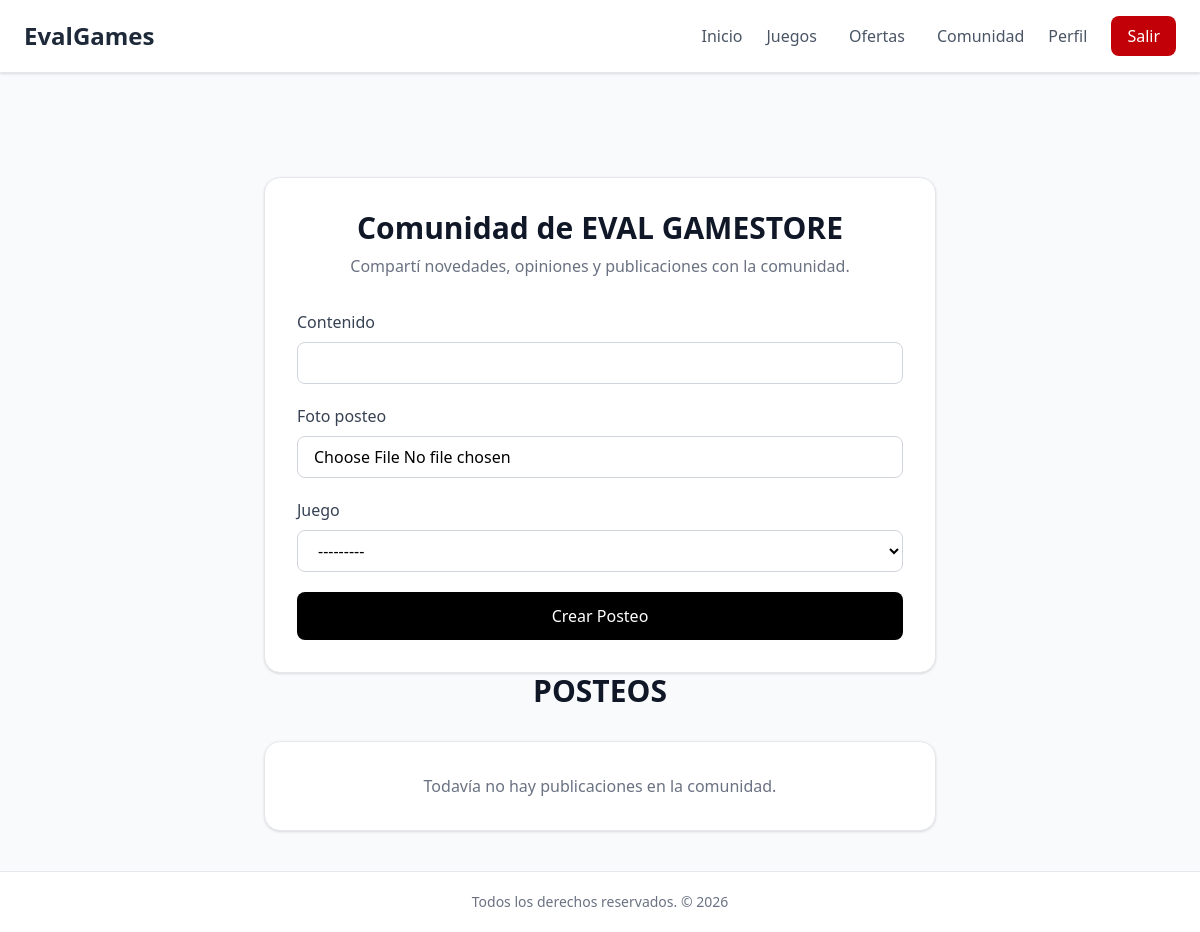
The page /comunidad/ (signed in) on the database as committed earlier.
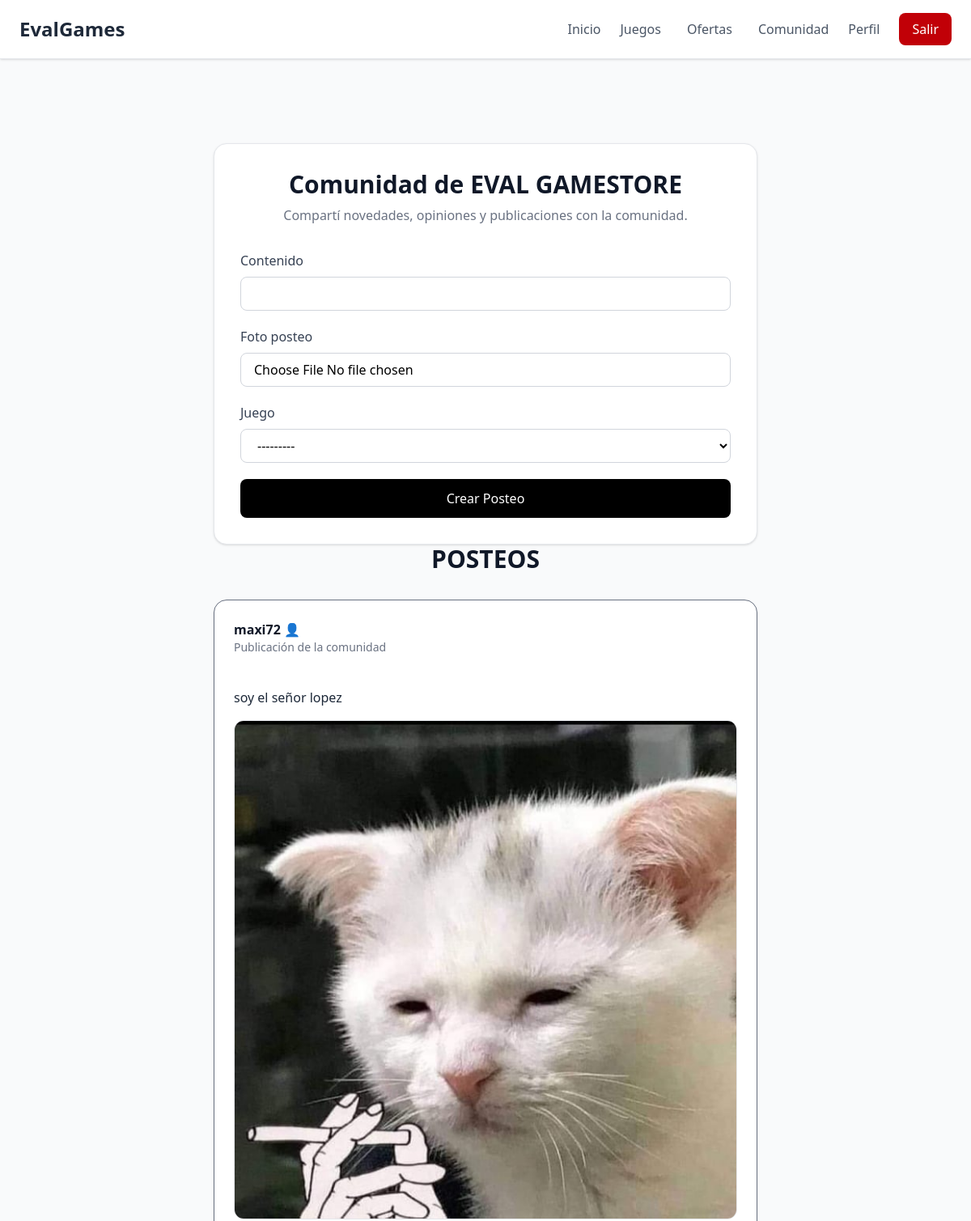
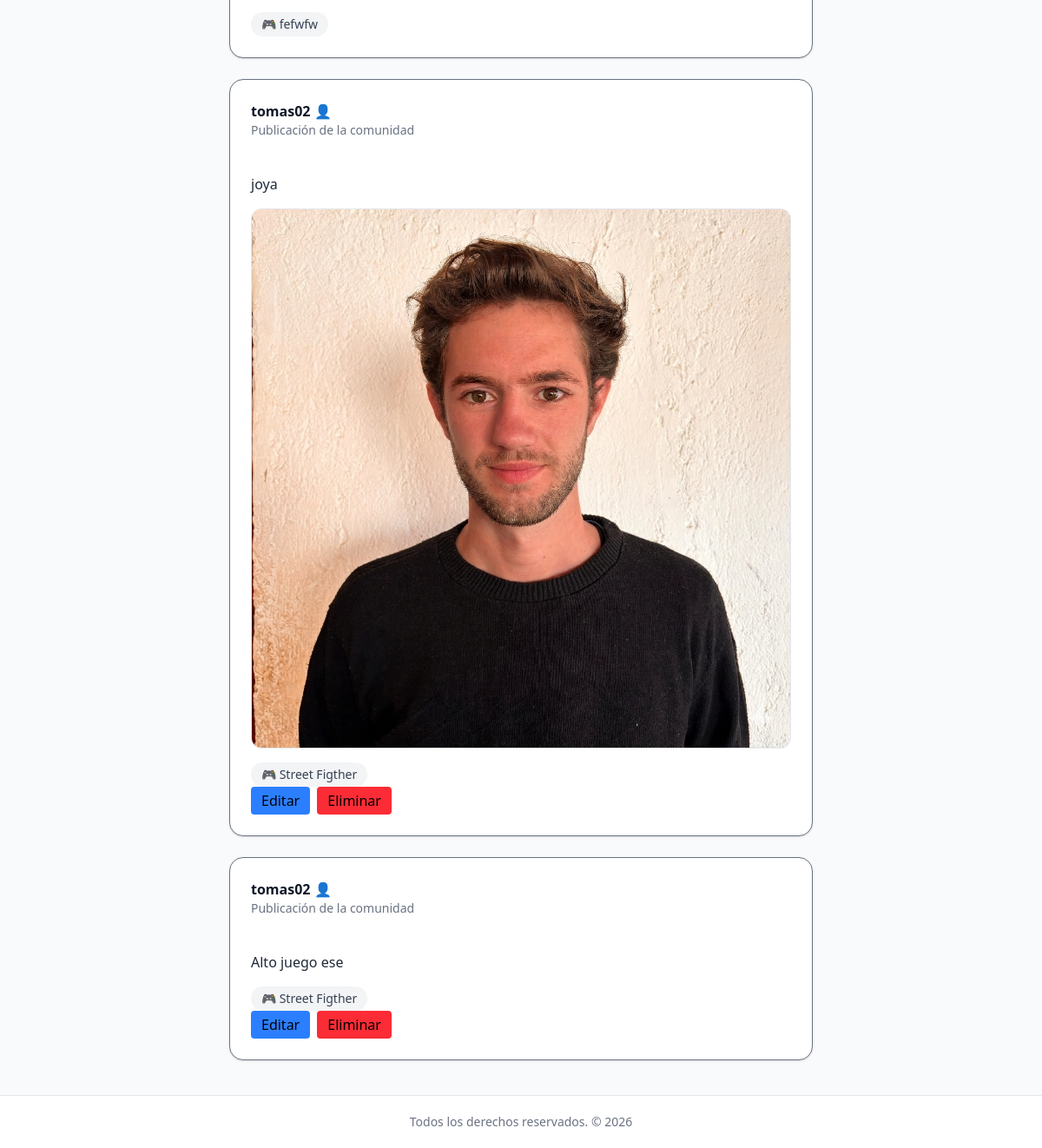
The same page on the database as committed later (2 pictures, top to bottom).
### comunidad/models.py (models this page shows)
class Posteo(models.Model):
    usuario = models.ForeignKey(UsuarioPersonalizado, on_delete=models.CASCADE, related_name='posteos')
    contenido = models.CharField(max_length=500)
    foto_posteo = models.ImageField(upload_to='posteo_fp', null=True, blank=True)
    juego = models.ForeignKey(Juego, on_delete=models.CASCADE, null=True, blank=True)
    activo = models.BooleanField(default=1, null=True, blank=True)

### usuarios/models.py (models this page shows, shortened)
class UsuarioPersonalizado(AbstractUser):
    telefono = models.CharField(max_length = 20, null= True, blank=True)
    foto_perfil = models.ImageField(upload_to='users_fp', null=True, blank=True)
    rol_usuario = models.ForeignKey(Group, on_delete=models.CASCADE, null=True, blank=True, default=1)

### videojuegos/models.py (models this page shows)
class Juego(models.Model):
    titulo = models.CharField(max_length=100)
    desarrollador = models.CharField(max_length=100)
    genero = models.ForeignKey(Genero, on_delete=models.CASCADE, blank=True, null=True)
    portada = models.ImageField(upload_to='juegos_fp', blank=True, null=True)
    fecha_lanzamiento = models.DateField()
    consola = models.ForeignKey(Consola,on_delete=models.CASCADE, blank=True, null=True)
    fecha_carga = models.DateField(auto_now_add=True)
    activo = models.BooleanField(default=True)
    precio = models.FloatField(default=0, blank=True, null=True)
    def __str__(self):
        return self.titulo

### comunidad/views.py (the view)
# urls.py: path('', views.posteos, name='posteos'),
@login_required
def posteos(request):
    if request.method == 'POST':
        form = PosteoForm(request.POST, request.FILES)
        if form.is_valid():
            posteo = form.save(commit=False)
            posteo.usuario = request.user
            posteo.save()
            return redirect('posteos')
    else:
        form = PosteoForm()
    posteos =Posteo.objects.filter(activo = True).order_by('-id')
    return render(request, 'comunidad/posteos.html',{'form':form, 'posteos':posteos})

### comunidad/forms.py
class PosteoForm(forms.ModelForm):
    class Meta:
        model = Posteo
        fields =[
            'contenido', 'foto_posteo', 'juego'
        ]

### comunidad/templates/comunidad/posteos.html (shortened to what this page needs)
{% extends 'inicio/base.html' %}
{% load widget_tweaks %}
{% block body %}
<div class="max-w-2xl mx-auto mt-16">
    <div class="bg-white border border-gray-200 rounded-2xl shadow-sm p-8">
        <h1 class="text-3xl font-bold text-gray-900 text-center mb-2">
            Comunidad de EVAL GAMESTORE
        </h1>
        <p class="text-center text-gray-500 mb-8">
            Compartí novedades, opiniones y publicaciones con la comunidad.
        </p>
        <form method="POST" enctype="multipart/form-data" class="space-y-5">
            {% for field in form %}
                <div>
                    <label class="block mb-2 font-medium text-gray-700">
                        {{ field.label }}
                    </label>
                    {{ field|add_class:"w-full border border-gray-300 rounded-lg px-4 py-2 focus:ring-2 focus:ring-black focus:border-black outline-none transition" }}
                </div>
            {% endfor %}
            <button
                type="submit"
                class="w-full bg-black text-white py-3 rounded-lg font-medium hover:bg-gray-800 transition duration-200 cursor-pointer"
            >
                Crear Posteo
            </button>
        </form>
    </div>
    <h2 class="text-3xl font-bold text-gray-900 text-center mb-2">
            POSTEOS
    </h2>
    <div class="max-w-2xl mx-auto mt-8 space-y-6">
        {% for posteo in posteos %}
            <div class="bg-white border border-gray-500 rounded-2xl shadow-sm p-6 ">
                <div class="flex items-center justify-between mb-4">
                    <div>
                        <h3 class="font-semibold text-gray-900">
                            {{ posteo.usuario.username }} 👤
                        </h3>
                        <p class="text-sm text-gray-500">
                            Publicación de la comunidad
                        </p>
                    </div>
                </div>
                <p class="text-gray-800 whitespace-pre-line">
                    {{ posteo.contenido }}
                </p>
                {% if posteo.foto_posteo %}
                    <div class="mt-4">
                        <img
                            src="{{ posteo.foto_posteo.url }}"
                            alt="Imagen del posteo"
                            class="w-full rounded-xl border border-gray-200"
                        >
                    </div>
                {% endif %}
                {% if posteo.juego %}
                    <div class="mt-4">
                        <span class="inline-block bg-gray-100 text-gray-700 text-sm px-3 py-1 rounded-full">
                            🎮 {{ posteo.juego }}
                        </span>
                    </div>
                {% endif %}
                {% if user.username == posteo.usuario.username  %}
                    <div class="flex gap-2">
                        <a href="{% url 'editar_posteo' posteo.id %}" class="bg-blue-500 hover:bg-blue-600 text-black px-3 py-1 rounded">
                            Editar
                        </a>
                        <a href="{% url 'eliminar_posteo' posteo.id %}" class="bg-red-500 hover:bg-red-600 text-black px-3 py-1 rounded">
                            Eliminar
                        </a>
                    </div>
                {% endif %}
            </div>
        {% empty %}
            <div class="bg-white border border-gray-200 rounded-2xl shadow-sm p-8 text-center">
                <p class="text-gray-500">
                    Todavía no hay publicaciones en la comunidad.
                </p>
            </div>
        {% endfor %}
    </div>
</div>
{% endblock %}

### inicio/templates/inicio/base.html (shortened to what this page needs)
{% load static tailwind_tags %}
<!DOCTYPE html>
<html lang="es">
<head>
    {% tailwind_css %}
</head>
<body class="bg-gray-50 min-h-screen flex flex-col">
    <nav class="bg-white border-b border-gray-200 shadow-sm">
        <div class="max-w-7xl mx-auto px-6 py-4 flex justify-between items-center">
            <a href="#" class="text-2xl font-bold text-gray-800">
                EvalGames
            </a>
            <div class="flex items-center gap-6 text-gray-600 font-medium">
                {% if user.is_authenticated %}
                    <a href="#" class="hover:text-black transition">Inicio</a>
                    <a href="{% url 'juegos' %}" class="hover:text-black transition">Juegos</a>
                    <a href="{% url 'oferta' %}" class="hover:text-black hover:bg-amber-300 transition p-2 rounded">Ofertas</a>
                    <a href="{% url 'posteos' %}" class="hover:text-black transition">Comunidad</a>
                    <a href="{% url 'perfil' %}" class="hover:text-black transition">Perfil</a>
                    <form action="{% url 'logout' %}" method="POST">
                        <button
                            type="submit"
                            class="bg-red-700 hover:bg-red-500 text-white px-4 py-2 rounded-lg transition cursor-pointer"
                        >
                            Salir
                        </button>
                    </form>
                {% endif %}
            </div>
        </div>
    </nav>
    <main class="flex-1 max-w-7xl mx-auto w-full px-6 py-10">
        {% block body %}
        {% endblock %}
    </main>
    <footer class="bg-white border-t border-gray-200 py-5 text-center text-sm text-gray-500">
        Todos los derechos reservados. &copy; 2026
    </footer>
</body>
</html>

Rows that differ between the two databases and show on the page:
added Posteo: usuario.username "maxi72", contenido "soy el señor lopez", foto_posteo (picture), juego "fefwfw"
added Posteo: usuario.username "tomas02", contenido "joya", foto_posteo (picture), juego "Street Figther", shows "Editar"
added Posteo: usuario.username "tomas02", contenido "Alto juego ese", juego "Street Figther", shows "Editar"
Other text that changed with them:
text no longer shown: "Todavía no hay publicaciones en la comunidad."
